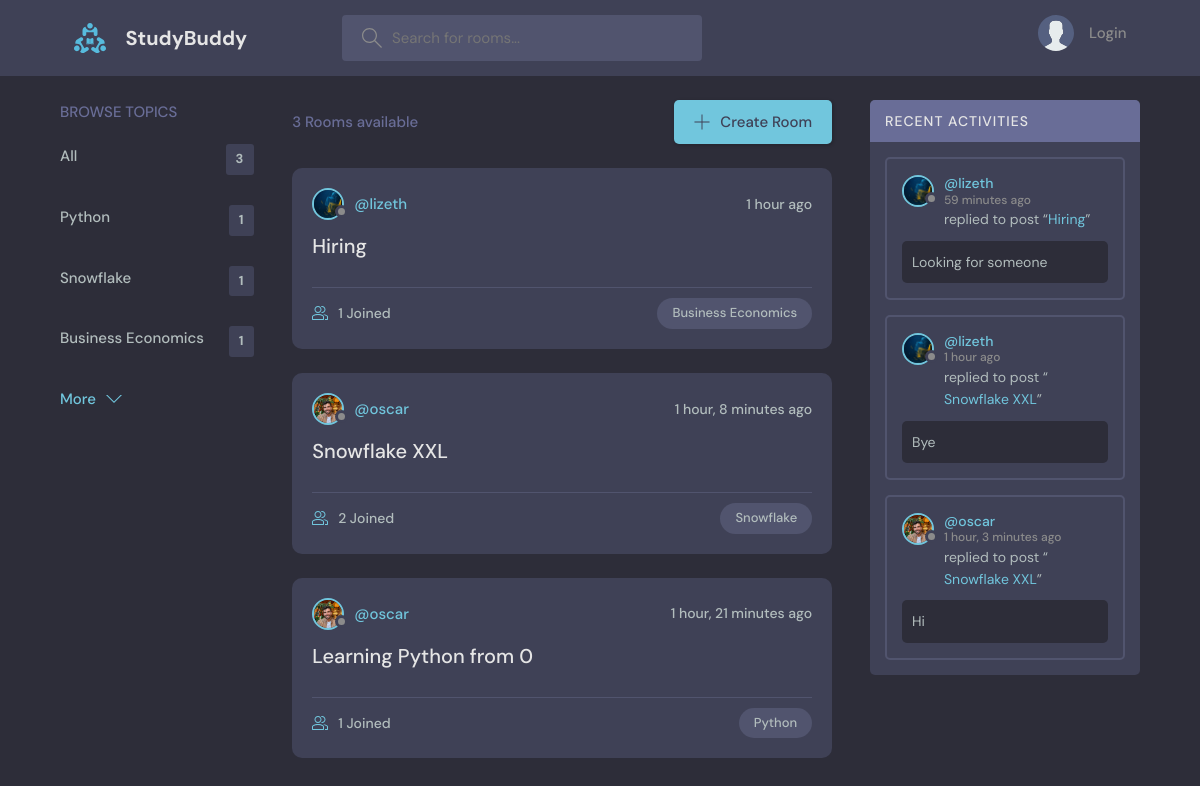
Screenshot of /studybud/home/ with the database file from the repository.
### studybud/models.py (models this page shows, shortened)
class Topic(models.Model):
    name = models.CharField(max_length=200)

class Room (models.Model):
    host = models.ForeignKey(UserProfile, on_delete=models.SET_NULL, null=True)
    topic = models.ForeignKey(Topic, on_delete=models.SET_NULL, null=True) # when the room is deleted we still mantain the rooms
    name = models.CharField(max_length=200)
    description = models.TextField(null=True, blank=True)
    participants = models.ManyToManyField(UserProfile, related_name='participants', blank=True)
    updated = models.DateTimeField(auto_now=True) #updates the timestamp for every change
    created = models.DateTimeField(auto_now_add=True) #only takes the timestamp when we create the instance
    class Meta:
        ordering = ['-updated', '-created'] # the negative in front means reverse

class UserProfile(models.Model):
    user = models.ForeignKey(User, on_delete=models.CASCADE, null=False)
    alias = models.CharField(max_length=200)
    bio = models.TextField(null=True)
    avatar = models.ImageField(null=True, default="avatar.svg")
    def __str__(self) -> str:
        return self.user.username

class Message(models.Model):
    user = models.ForeignKey(UserProfile, on_delete=models.CASCADE)
    room = models.ForeignKey(Room, on_delete=models.CASCADE)
    body = models.TextField()
    updated = models.DateTimeField(auto_now=True)
    created = models.DateTimeField(auto_now_add=True)
    class Meta:
        ordering = ['-updated', '-created'] # the negative in front means reverse

### studybud/views.py (the view)
# urls.py: 2. Add a URL to urlpatterns:  path('', views.home, name='home')
def home(request):
    q = request.GET.get('q') if request.GET.get('q') != None else ''
    q_topic = request.GET.get('q-topic') if request.GET.get('q-topic') != None else ''
    if q:
        rooms = Room.objects.filter(
            Q(topic__name__icontains=q) |
            Q(name__icontains=q) |
            Q(description__icontains=q)
        )
    elif q_topic:
        rooms = Room.objects.filter(Q(topic__name__icontains=q_topic)
        )
    else:
        rooms = Room.objects.all()
    topics = Topic.objects.all()[:5]
    total_rooms = Room.objects.count
    room_messages = Message.objects.filter(Q(room__topic__name__icontains=q))
    context = {'topics': topics, 'total_rooms': total_rooms, 'rooms':rooms, 'room_messages': room_messages}
    return render(request=request, template_name='home.html', context=context)

### studybud/context_processors.py (called while the page is built)
def get_profile(request):
    if request.user.is_authenticated:
        user_profile, create = UserProfile.objects.get_or_create(user=request.user)
        return {'user_profile': user_profile}
    return {}

### studybud/templates/home.html (shortened to what this page needs)
{% extends 'main.html' %}
{% block content %}
<main class="layout layout--3">
  <div class="container">
    {% include 'topics_component.html' %}
    <div class="roomList">
      <div class="roomList__header">
        <div>
          <p>{{rooms.count}} Rooms available</p>
        </div>
        <a class="btn btn--main" href="{% url 'create-room' %}">
          <svg version="1.1" xmlns="http://www.w3.org/2000/svg" width="32" height="32" viewBox="0 0 32 32">
            <title>add</title>
            <path d="M16.943 0.943h-1.885v14.115h-14.115v1.885h14.115v14.115h1.885v-14.115h14.115v-1.885h-14.115v-14.115z">
            </path>
          </svg>
          Create Room
        </a>
      </div>
      {% include 'feed_component.html' %}
    </div>
    {% include 'activity_component.html' %}
  </div>
</main>
{% endblock content %}

### studybud/templates/topics_component.html
<div class="topics">
    <div class="topics__header">
      <h2>Browse Topics</h2>
    </div>
    <ul class="topics__list">
      <li>
        <a href="{% url 'home'%}">All <span>{{total_rooms}}</span></a>
      </li>
        {% for topic in topics %}
        <li>
            <a href="{% url 'home'%}?q-topic={{topic.name}}">{{topic.name}} <span>{{topic.room_set.all.count}}</span></a>
        </li>
        {% endfor %}
    </ul>
    <a class="btn btn--link" href="{% url 'topics' %}">
      More
      <svg version="1.1" xmlns="http://www.w3.org/2000/svg" width="32" height="32" viewBox="0 0 32 32">
        <title>chevron-down</title>
        <path d="M16 21l-13-13h-3l16 16 16-16h-3l-13 13z"></path>
      </svg>
    </a>
</div>

### studybud/templates/feed_component.html (shortened to what this page needs)
{% for room in rooms %}
<div class="roomListRoom">
  <div class="roomListRoom__header">
    <a href="{% url 'user-profile' room.host.user.id %}" class="roomListRoom__author">
      <div class="avatar avatar--small">
        <img src="{{room.host.avatar.url}}" />
      </div>
      <span>@{{room.host.user.username}}</span>
    </a>
    <div class="roomListRoom__actions">
      <span>{{room.created | timesince}} ago</span>
    </div>
  </div>
  <div class="roomListRoom__content">
    <a href="{% url 'room' room.id %}">{{room.name}}</a>
  </div>
  <div class="roomListRoom__meta">
    <a href="{% url 'room' room.id %}" class="roomListRoom__joined">
      {{room.participants.all.count}} Joined
    </a>
    <p class="roomListRoom__topic">{{room.topic.name}}</p>
  </div>
</div>
{% endfor %}

### studybud/templates/activity_component.html (shortened to what this page needs)
<div class="activities">
    <div class="activities__header">
      <h2>Recent Activities</h2>
    </div>
    {% for message in room_messages %}
    <div class="activities__box">
      <div class="activities__boxHeader roomListRoom__header">
        <a href="{% url 'user-profile' message.user.id %}" class="roomListRoom__author">
          <div class="avatar avatar--small">
            <img src="{{message.user.avatar.url}}" />
          </div>
          <p>
            @{{message.user}}
            <span>{{message.created|timesince}} ago</span>
          </p>
        </a>
      </div>
      <div class="activities__boxContent">
        <p>replied to post “<a href="{% url 'room' message.room.id %}">{{message.room.name}}</a>”</p>
        <div class="activities__boxRoomContent">
          {{message.body}}
        </div>
      </div>
    </div>
    {% endfor %}
  </div>

### rows the page displays
Topic: name "Python", room_set.all.count "1"
Topic: name "Snowflake", room_set.all.count "1"
Topic: name "Business Economics", room_set.all.count "1"
Room: host.avatar (picture), host.user.username "lizeth", created "1 hour", name "Hiring", participants.all.count "1", topic.name "Business Economics"
Room: host.avatar (picture), host.user.username "oscar", created "1 hour, 8 minutes", name "Snowflake XXL", participants.all.count "2", topic.name "Snowflake"
Room: host.avatar (picture), host.user.username "oscar", created "1 hour, 21 minutes", name "Learning Python from 0", participants.all.count "1", topic.name "Python"
Message: user.avatar (picture), user "lizeth", created "59 minutes", room.name "Hiring", body "Looking for someone"
Message: user.avatar (picture), user "lizeth", created "1 hour", room.name "Snowflake XXL", body "Bye"
Message: user.avatar (picture), user "oscar", created "1 hour, 3 minutes", room.name "Snowflake XXL", body "Hi"

### other values shown
{{ total_rooms }} "3"
{{ rooms.count }} "3"
